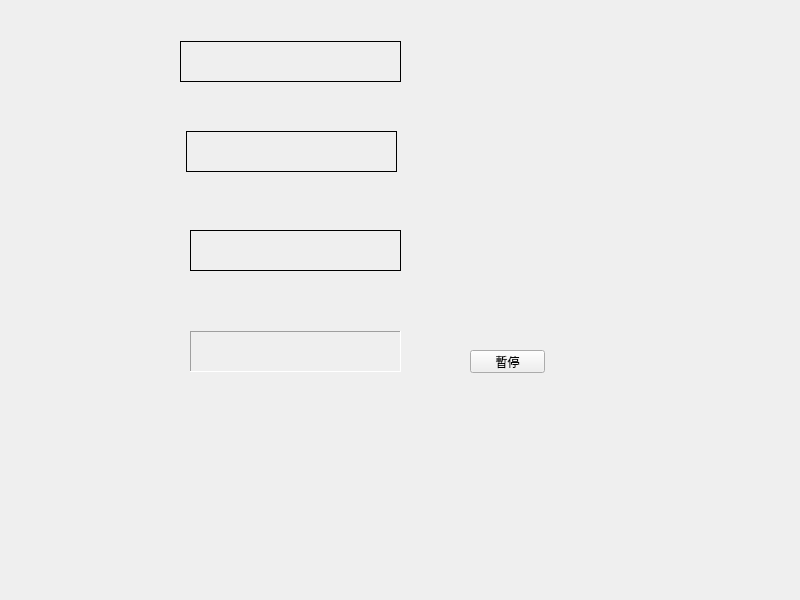
<?xml version="1.0" encoding="UTF-8"?>
<ui version="4.0">
 <class>Widget</class>
 <widget class="QWidget" name="Widget">
  <property name="geometry">
   <rect>
    <x>0</x>
    <y>0</y>
    <width>800</width>
    <height>600</height>
   </rect>
  </property>
  <property name="windowTitle">
   <string>Widget</string>
  </property>
  <widget class="myLabel" name="label">
   <property name="geometry">
    <rect>
     <x>180</x>
     <y>41</y>
     <width>221</width>
     <height>41</height>
    </rect>
   </property>
   <property name="frameShape">
    <enum>QFrame::Box</enum>
   </property>
   <property name="text">
    <string/>
   </property>
  </widget>
  <widget class="QLabel" name="label_2">
   <property name="geometry">
    <rect>
     <x>186</x>
     <y>131</y>
     <width>211</width>
     <height>41</height>
    </rect>
   </property>
   <property name="focusPolicy">
    <enum>Qt::NoFocus</enum>
   </property>
   <property name="frameShape">
    <enum>QFrame::Box</enum>
   </property>
   <property name="text">
    <string/>
   </property>
  </widget>
  <widget class="QLabel" name="label_3">
   <property name="geometry">
    <rect>
     <x>190</x>
     <y>230</y>
     <width>211</width>
     <height>41</height>
    </rect>
   </property>
   <property name="frameShape">
    <enum>QFrame::Box</enum>
   </property>
   <property name="text">
    <string/>
   </property>
  </widget>
  <widget class="QLabel" name="label_4">
   <property name="geometry">
    <rect>
     <x>190</x>
     <y>331</y>
     <width>211</width>
     <height>41</height>
    </rect>
   </property>
   <property name="frameShape">
    <enum>QFrame::Panel</enum>
   </property>
   <property name="frameShadow">
    <enum>QFrame::Sunken</enum>
   </property>
   <property name="text">
    <string/>
   </property>
  </widget>
  <widget class="QPushButton" name="btn">
   <property name="geometry">
    <rect>
     <x>470</x>
     <y>350</y>
     <width>75</width>
     <height>23</height>
    </rect>
   </property>
   <property name="text">
    <string>暫停</string>
   </property>
  </widget>
 </widget>
 <customwidgets>
  <customwidget>
   <class>myLabel</class>
   <extends>QLabel</extends>
   <header>mylabel.h</header>
  </customwidget>
 </customwidgets>
 <resources/>
 <connections/>
</ui>
